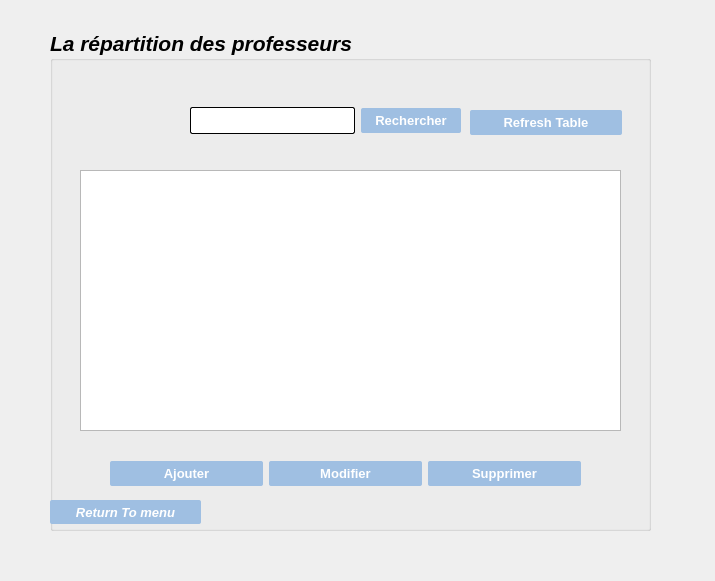
<?xml version="1.0" encoding="UTF-8"?>
<ui version="4.0">
 <class>prof</class>
 <widget class="QDialog" name="prof">
  <property name="geometry">
   <rect>
    <x>0</x>
    <y>0</y>
    <width>715</width>
    <height>581</height>
   </rect>
  </property>
  <property name="windowTitle">
   <string>Dialog</string>
  </property>
  <widget class="QGroupBox" name="groupBox">
   <property name="geometry">
    <rect>
     <x>50</x>
     <y>30</y>
     <width>601</width>
     <height>501</height>
    </rect>
   </property>
   <property name="font">
    <font>
     <pointsize>16</pointsize>
     <italic>true</italic>
     <bold>true</bold>
    </font>
   </property>
   <property name="title">
    <string>La répartition des professeurs</string>
   </property>
   <widget class="QTableView" name="ProfTable">
    <property name="geometry">
     <rect>
      <x>30</x>
      <y>140</y>
      <width>541</width>
      <height>261</height>
     </rect>
    </property>
    <property name="font">
     <font>
      <pointsize>10</pointsize>
      <italic>false</italic>
      <bold>false</bold>
     </font>
    </property>
   </widget>
   <widget class="QWidget" name="layoutWidget_3">
    <property name="geometry">
     <rect>
      <x>60</x>
      <y>430</y>
      <width>471</width>
      <height>27</height>
     </rect>
    </property>
    <layout class="QHBoxLayout" name="horizontalLayout_3">
     <item>
      <widget class="QPushButton" name="AddButton">
       <property name="font">
        <font>
         <pointsize>-1</pointsize>
         <italic>false</italic>
         <bold>true</bold>
        </font>
       </property>
       <property name="styleSheet">
        <string notr="true">QPushButton{
color: #ffffff;
border-radius:2px;
background-color: rgb(159, 191, 226);
height: 25px;
font-size:13px;
}
QPushButton:hover:!pressed
{
	background-color: rgb(179, 216, 255);
}
QPushButton:pressed
{
              transition: 0.9s; 
}</string>
       </property>
       <property name="text">
        <string>Ajouter</string>
       </property>
      </widget>
     </item>
     <item>
      <widget class="QPushButton" name="EditButton">
       <property name="font">
        <font>
         <pointsize>-1</pointsize>
         <italic>false</italic>
         <bold>true</bold>
        </font>
       </property>
       <property name="styleSheet">
        <string notr="true">QPushButton{
color: #ffffff;
border-radius:2px;
background-color: rgb(159, 191, 226);
height: 25px;
font-size:13px;
}
QPushButton:hover:!pressed
{
	background-color: rgb(179, 216, 255);
}
QPushButton:pressed
{
              transition: 0.9s; 
}</string>
       </property>
       <property name="text">
        <string>Modifier</string>
       </property>
      </widget>
     </item>
     <item>
      <widget class="QPushButton" name="DeleteButton">
       <property name="font">
        <font>
         <pointsize>-1</pointsize>
         <italic>false</italic>
         <bold>true</bold>
        </font>
       </property>
       <property name="styleSheet">
        <string notr="true">QPushButton{
color: #ffffff;
border-radius:2px;
background-color: rgb(159, 191, 226);
height: 25px;
font-size:13px;
}
QPushButton:hover:!pressed
{
	background-color: rgb(179, 216, 255);
}
QPushButton:pressed
{
              transition: 0.9s; 
}</string>
       </property>
       <property name="text">
        <string>Supprimer</string>
       </property>
      </widget>
     </item>
    </layout>
   </widget>
   <widget class="QWidget" name="layoutWidget_4">
    <property name="geometry">
     <rect>
      <x>140</x>
      <y>70</y>
      <width>271</width>
      <height>41</height>
     </rect>
    </property>
    <layout class="QHBoxLayout" name="horizontalLayout_4">
     <item>
      <widget class="QLineEdit" name="SearchValue">
       <property name="font">
        <font>
         <pointsize>10</pointsize>
         <italic>false</italic>
         <bold>false</bold>
        </font>
       </property>
       <property name="styleSheet">
        <string notr="true">QLineEdit{
	background-color: rgb(255, 255, 255);
	 border: 1px  solid;
     border-radius: 2px;
height: 25px;
}</string>
       </property>
      </widget>
     </item>
     <item>
      <widget class="QPushButton" name="SearchButton">
       <property name="font">
        <font>
         <pointsize>-1</pointsize>
         <italic>false</italic>
         <bold>true</bold>
        </font>
       </property>
       <property name="styleSheet">
        <string notr="true">QPushButton{
color: #ffffff;
border-radius:2px;
background-color: rgb(159, 191, 226);
height: 25px;
width: 100px;
font-size:13px;
}
QPushButton:hover:!pressed
{
	background-color: rgb(179, 216, 255);
}
QPushButton:pressed
{
              transition: 0.9s; 
}</string>
       </property>
       <property name="text">
        <string>Rechercher</string>
       </property>
      </widget>
     </item>
    </layout>
   </widget>
   <widget class="QPushButton" name="RefreshTable">
    <property name="geometry">
     <rect>
      <x>420</x>
      <y>80</y>
      <width>152</width>
      <height>25</height>
     </rect>
    </property>
    <property name="font">
     <font>
      <pointsize>-1</pointsize>
      <italic>false</italic>
      <bold>true</bold>
     </font>
    </property>
    <property name="styleSheet">
     <string notr="true">QPushButton{
color: #ffffff;
border-radius:2px;
background-color: rgb(159, 191, 226);
height: 25px;
font-size:13px;
}
QPushButton:hover:!pressed
{
	background-color: rgb(179, 216, 255);
}
QPushButton:pressed
{
              transition: 0.9s; 
}</string>
    </property>
    <property name="text">
     <string>Refresh Table</string>
    </property>
   </widget>
   <widget class="QPushButton" name="ReturnMenu">
    <property name="geometry">
     <rect>
      <x>0</x>
      <y>470</y>
      <width>151</width>
      <height>24</height>
     </rect>
    </property>
    <property name="font">
     <font>
      <pointsize>-1</pointsize>
      <bold>true</bold>
     </font>
    </property>
    <property name="toolTipDuration">
     <number>7</number>
    </property>
    <property name="styleSheet">
     <string notr="true">QPushButton{
color: #ffffff;
border-radius:2px;
background-color: rgb(159, 191, 226);
height: 25px;
font-size:13px;
}
QPushButton:hover:!pressed
{
	background-color: rgb(179, 216, 255);
}
QPushButton:pressed
{
              transition: 0.9s; 
}</string>
    </property>
    <property name="text">
     <string>Return To menu</string>
    </property>
   </widget>
  </widget>
 </widget>
 <resources/>
 <connections/>
</ui>
